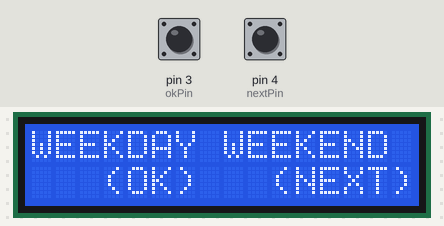
Bench run of a sketch on a simulated Arduino Uno, built with avr-gcc and run on an emulated ATmega328P. Parts: 16×2 character LCD. The test bench sets the inputs (shaded band); at power-on: pin 3 (okPin) LOW, pin 4 (nextPin) LOW. Random numbers use the default seed unless the sketch sets one.

Above: at 1.2 s.
1.3 s: pin 3 (okPin) pulled HIGH for 3.2 s
At 5.4 s:
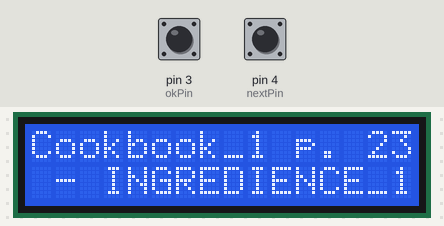
6.0 s: pin 4 (nextPin) pulled HIGH for 3.2 s
At 10.4 s:
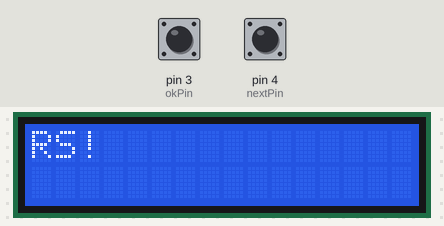
11.0 s: pin 4 (nextPin) pulled HIGH for 0.15 s
At 12.6 s:
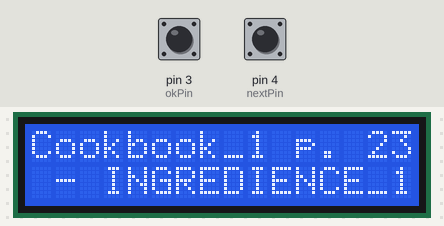
13.0 s: pin 4 (nextPin) pulled HIGH for 1 s
At 14.8 s:
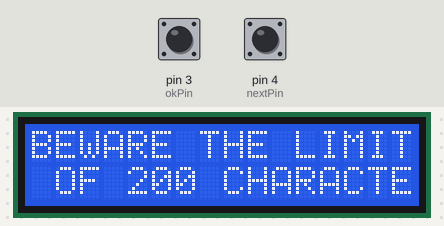
Timing chart, 0 to 16.3 s (numbered marks = the images above; inputs shaded):
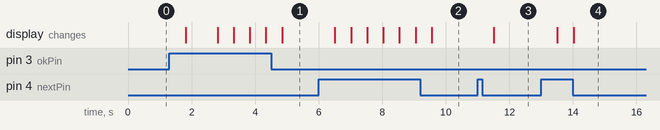

Measured:
- after the input at 1.3 s, the display: first changes after 0.51 s (image 1 shows a later state)
- after the input at 6.0 s, the display: first changes after 0.51 s (image 2 shows a later state)
- after the input at 11.0 s, the display: changes after 0.51 s (image 3)
- after the input at 13.0 s, the display: first changes after 0.51 s (image 4 shows a later state)

The sketch:

meal_proposer.ino
```cpp
// (licence header left out)
// This program uses an arduino, a LCD display and two buttons to randomly show
// a defined meal. Pressing the "next"-button will display another (random) meal.
// If a meal is chosen, pressing the "ok"-button will lead to a list with the
// ingrediences for it.


// ATTENTION: The arduino has limited RAM. So I have to put all the
// constant strings into the program/flash-memory.
// See "read_from_flash_memory.ino" for a detailed description of this problem
// and the solution.

// include the proper libraries:
#include <Wire.h>
// Probably "Adafruit_LiquidCrystal.h" is required. See here:
// https://learn.adafruit.com/i2c-spi-lcd-backpack/arduino-i2c-use
#include "LiquidCrystal.h"
#include <avr/pgmspace.h>

// Connect via i2c, default address #0 (A0-A2 not jumpered)
// Probably "Adafruit_LiquidCrystal.h" is required to
// initialize the LCD this way. See here:
// https://learn.adafruit.com/i2c-spi-lcd-backpack/arduino-i2c-use
LiquidCrystal lcd(0);


// ATTENTION: Due to the limitations of the display the names of the
// meals should not be longer then 32 characters.
// 123456789 123456789 123456789 12

// // // // // // // // // // // // // // // // // // // // //
// // // // // // // WEEKDAY MEALS NAMES  // // // // // // //
// // // // // // // // // // // // // // // // // // // // //

// Name of meal not longer then this:  123456789 123456789 123456789 12
const char weekdaymeal_01[] PROGMEM = "Favorite Weekdy Meal ONE";
const char weekdaymeal_02[] PROGMEM = "Favorit Weekday Meal TWO";

// ATTENTION:
// AFTER ADDING NEW MEALS: don't forget to update the pointer-array below.

// Define the array that contains the pointers to the meal-names.
const char* const weekday_meals[] PROGMEM = {
weekdaymeal_01, weekdaymeal_02
};


// // // // // // // // // // // // // // // // // // // // //
// // // // // // // WEEKEND MEALS NAMES  // // // // // // //
// // // // // // // // // // // // // // // // // // // // //

// Name of meal not longer then this:    123456789 123456789 123456789 12
const char weekendmeal_01[] PROGMEM = "Favorit Weekday Meal ONE";
const char weekendmeal_02[] PROGMEM = "Favorit Weekday Meal TWO";

// ATTENTION:
// AFTER ADDING NEW MEALS: don't forget to update the pointer-array below.

const char* const weekend_meals[] PROGMEM = {
weekendmeal_01, weekendmeal_02
};


// // // // // // // // // // // // // // // // // // // // //
// // // // // // WEEKDAY MEALS INGREDIENCES // // // // // //
// // // // // // // // // // // // // // // // // // // // //

// ATTENTION: Limited number of characters: 200.
// (see comment below regarding the definition of the "buffer" variable)

// This is to figure out the length of the string, so that it doesn't get too long:
// ------------------------------------------------1     5     10                20                30                40                50                60                70                80                90             100             110             120             130             140             150             160             170             180             190             200
const char weekdaymeal_ingredients_01[] PROGMEM = "Cookbook_1 p. 23 - INGREDIENCE_1, INGREDIENCE_2, INGREDIENCE_3, BEWARE THE LIMIT OF 200 CHARACTERS!";
const char weekdaymeal_ingredients_02[] PROGMEM = "Cookbook_2 p. 42 - INGREDIENCE_1, INGREDIENCE_2, INGREDIENCE_3, BEWARE THE LIMIT OF 200 CHARACTERS!";;

// ATTENTION:
// AFTER ADDING NEW INGREDIENCES: don't forget to update the pointer-array below.

const char* const weekday_meals_ingredients[] PROGMEM = {
weekdaymeal_ingredients_01, weekdaymeal_ingredients_02
};


// // // // // // // // // // // // // // // // // // // // //
// // // // // // WEEKEND MEALS INGREDIENCES // // // // // //
// // // // // // // // // // // // // // // // // // // // //

// ------------------------------------------------1     5     10                20                30                40                50                60                70                80                90             100             110             120             130             140             150             160             170             180             190             200
const char weekendmeal_ingredients_01[] PROGMEM = "Cookbook_3 p. 5 - INGREDIENCE_1, INGREDIENCE_2, INGREDIENCE_3, BEWARE THE LIMIT OF 200 CHARACTERS!";
const char weekendmeal_ingredients_02[] PROGMEM = "Cookbook_4 p. 17 - INGREDIENCE_1, INGREDIENCE_2, INGREDIENCE_3, BEWARE THE LIMIT OF 200 CHARACTERS!";


// ATTENTION:
// AFTER ADDING NEW INGREDIENCES: don't forget to update the pointer-array below.

const char* const weekend_meals_ingredients[] PROGMEM = {
weekendmeal_ingredients_01, weekendmeal_ingredients_02
};


// // // // // // // // // // // // // // // // // // // // //
// // // // // // DEFINITION OF VARIABLES // // // // // // //
// // // // // // // // // // // // // // // // // // // // //

const int number_of_weekday_meals = sizeof(weekday_meals) / sizeof(weekday_meals[0]);
const int number_of_weekend_meals = sizeof(weekend_meals) / sizeof(weekend_meals[0]);

String meal;
String chosen_ingredients;
String part_of_ingredients;
const int okPin = 3;
const int nextPin = 4;
int this_day;
int meal_number;
int this_meal_number;
int chosen_meal_number;
int meal_chosen = 2;
int counter;
int length_of_ingredients;
// When displaying the ingredients I need to read both buttons but I don't
// distinguish between those. However, read_input() returns an int so I "catch"
// it with this variable just to be on the safe side.
int dummy;

// Here I define the variable that shall later hold whatever I pull
// out of the program/flash-memory.
//
// ATTENTION: This is a char array and the size must be as big as the
// largest string I'd like to pull out of memory.
//
// ATTENTION: Don't make it too big because this will reserve too much memory
// in the RAM. 200 is rather arbitrary but worked well for all the meals I'm able
// to cook.
char buffer[200];

// I also need a variable that shall hold the pointer to the data.
// All of this is explained in the above mentioned file.
char* buffer_pointer;


// // // // // // // // // // // // // // // // // // // // //
// // // // // // DEFINITION OF FUNCTIONS // // // // // // //
// // // // // // // // // // // // // // // // // // // // //

void setup() {
    // set up the LCD's number of rows and columns:
    lcd.begin(16, 2);
    lcd.setBacklight(HIGH);
    pinMode(okPin, INPUT);
    pinMode(nextPin, INPUT);
}


// Clear the Display and set the cursor back to the starting position.
void clearScreen(){
    // Delete everything from the display ...
    lcd.clear();
    // ... and set the cursor to column 0, line 0 (note: line 1 is the second
    // row, since counting begins as usual at 0):
    lcd.setCursor(0, 0);
}


// This function takes care that Strings longer then 16 characters are
// displayed over the two lines of the display.
void display_this(String this_string) {
    clearScreen();
    lcd.print(this_string.substring(0, 16));
    lcd.setCursor(0, 1);
    lcd.print(this_string.substring(16, 32));
}


// This function reads if a button is pressed and returns 1 for the one
// (e.g. weekday or ok) or 2 for the other (e.g. weekend or next).
int read_input() {
    while (true) {
        if (digitalRead(okPin) == HIGH) {
            return 1;
        }
        else if (digitalRead(nextPin) == HIGH) {
            return 2;
        }
    }
}


// This function shall return just a random number in the range of the number
// of meals. However, it turned out that randomness is a bit more complicated
// with an arduino.
int get_meal_number(int number_of_meals) {
    // random() puts out random numbers but always in the same sequence.
    //
    // randomSeed() can solve this problem a bit by changing the (internal)
    // parameters of random() (as I understand it), but it also puts out the
    // same seed depending on the input.
    //
    // A not used pin has somewhat random voltages. However, the entropy is not
    // really good.
    //
    // micros() gives the time since the program started in microseconds. This
    // way I mix some randomness with some other randomness (since the value of
    // micros() is determined in this case when the user presses the button) and
    // will get better entropy.
    //
    // " ^ " is the XOR operator which will make the entropy even better.
    // I've got this idea from here:
    // https://arduino.stackexchange.com/questions/22070/ ...
    // ... powering-from-3v-coin-cell-to-vcc-using-i-o-pin-as-supply-gnd/22081#22081
    randomSeed(analogRead(0)^micros());

    return random(number_of_meals);
}


// This function gets the meal number according to the day of the week
// and displays the meal-name that belongs to it.
int get_meal(int this_day) {
    clearScreen();
    if (this_day == 1) {
        meal_number = get_meal_number(number_of_weekday_meals);
        // This is how I get a string I can work with from memory.
        // What's going on here is explained in the above mentioned file.
        buffer_pointer = (char*) pgm_read_word(&weekday_meals[meal_number]);
        strcpy_P(buffer, buffer_pointer);
        display_this(buffer);
    } else if (this_day == 2) {
        meal_number = get_meal_number(number_of_weekend_meals);
        buffer_pointer = (char*) pgm_read_word(&weekend_meals[meal_number]);
        strcpy_P(buffer, buffer_pointer);
        display_this(buffer);
    }

    return meal_number;
}


// This function waits for the user if she or he likes the meal or not.
// If not, another meal will be chosen.
// The meal number is returned since it is needed for the display of the
// proper ingredients.
int chose_meal(int this_day) {
    // read_input() returns " 2 " for the "next"-button and " 1 " for the
    // "OK"-button. Also, meal_chosen is initialized as " 2 " above,
    // so this loop will run until the "OK"-button is pressed.
    while (meal_chosen == 2) {
        this_meal_number = get_meal(this_day);
        meal_chosen = read_input();
        delay(500);
    }

    return this_meal_number;
}


// This function choses the ingredients according to the day and meal.
String these_ingredients(int this_day, int chosen_meal_number) {
    if (this_day == 1) {
        buffer_pointer = (char*) pgm_read_word(&weekday_meals_ingredients[chosen_meal_number]);
        strcpy_P(buffer, buffer_pointer);

        return buffer;
    }
    else if (this_day == 2) {
        buffer_pointer = (char*) pgm_read_word(&weekend_meals_ingredients[chosen_meal_number]);
        strcpy_P(buffer, buffer_pointer);

        return buffer;
    }
}


// Finally this function shows the ingredients of the chosen meal.
void show_ingredients(int this_day, int chosen_meal_number) {
    chosen_ingredients = these_ingredients(this_day, chosen_meal_number);
    // .length() is another nice method for strings.
    length_of_ingredients = chosen_ingredients.length();
    // Loop forever, in case the button is pressed too fast so that the user
    // can always come back to a previous ingredient.
    while (true) {
        counter = 0;
        while (counter <= length_of_ingredients) {
            part_of_ingredients = chosen_ingredients.substring(counter);
            display_this(part_of_ingredients);
            // See the comment in the variable decalaration section why I use
            // a dummy here.
            dummy = read_input();
            counter = counter + 32;
            delay(500);
            clearScreen();
        }
    }
}


void loop() {
    // First figure out what day it is ...
    display_this("WEEKDAY WEEKEND    (OK)   (NEXT)");
    this_day = read_input();
    // Delays are used to avoid "slow" users to already trigger the next action
    // by pushing too long on the button.
    delay(500);
    clearScreen();
    // ... then figure out the meal ...
    chosen_meal_number = chose_meal(this_day);
    delay(500);
    // ... and finally display the ingredients.
    show_ingredients(this_day, chosen_meal_number);

    lcd.clear();
}
```
